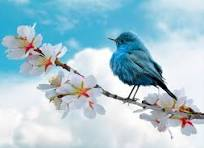
#> input picture day5 assesment/bird.jpg, 204 x 148 px
$ python theshold.py
#> lines starting #> are read from the running program, lines starting #| are printed output that depends on the picture; after the words box and inside, x2 and y2 are one past the last pixel; in counts of white or black regions, pixels touching at a corner belong together
import cv2
import matplotlib.pyplot as plt
img=cv2.imread("bird.jpg")
#> img is the input picture: shape (148, 204, 3); mean B, G, R 210.8, 198.6, 168.4
gray=cv2.cvtColor(img,cv2.COLOR_BGR2GRAY)
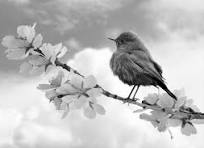
#> gray: shape (148, 204); min 1, max 255, mean 191
threshold,thresh=cv2.threshold(gray,127,255,cv2.THRESH_BINARY+cv2.THRESH_OTSU)
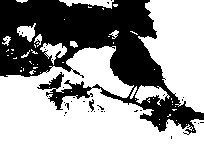
#> thresh: shape (148, 204); 60.4% white; 33 black regions (31 under 20 px), largest, box (x1, y1, x2, y2) and area: (0, 0, 204, 135) 11848, (89, 99, 94, 112) 36
#> threshold = 182
plt.imshow(cv2.cvtColor(thresh,cv2.COLOR_BGR2RGB))
plt.show()
